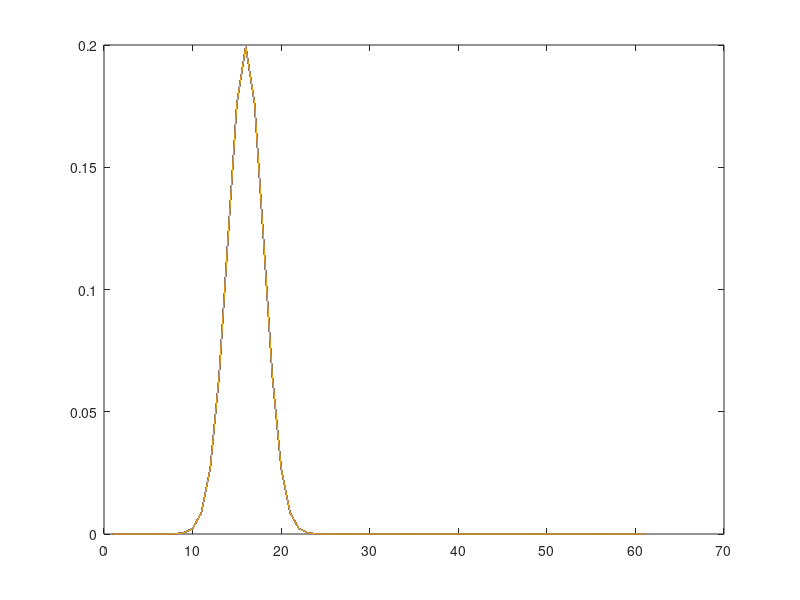

This figure's MATLAB source:
clear all; close all;format long
Mtotal=29244.18598791975d0;
a=4d0;
e0=03.674930360070d-1;
k0= sqrt(2.d0*Mtotal*e0);
const = ( (2.d0*a^2.d0)/pi )^(1.d0/4.d0);
im=sqrt(-1.d0);
time=100.d0;
step=4d-3;% time step
for j=0:time
    tt=j+1d0;
    j=j*step
    teta=( atan( (2.0d0*j)/(a.^2.0d0*Mtotal) ) ) /2.0d0;
    phi=-teta-(k0^2.0d0/(2.0d0*Mtotal))*j;
    term1 = exp(im*phi)/(a^4.0d0+(4.0d0*j/Mtotal^2.0d0))^(1.0d0/4.0d0);
    for i=1:61
        term2 = exp(im*k0*(i-16.0d0));
        term3= exp( - ((i-16.0d0) - (k0*j/Mtotal))^2.0d0 / (a^2.0d0 + (2.0d0*im*j/Mtotal)) );
        vec1(i) = const * term1 * term2 *term3;
        matrix(i,tt) = vec1(i);
        %matrix2(i,tt)= sqrt(2/(pi*a^2))  *  1 / (sqrt(1+(4*j^2/(Mtotal^2*a^4))))  *  exp(-2*a^2 * ((i-16)-k0*j/Mtotal)^2/(a^4+(4*j^2/Mtotal^2)));
        %matrix2(i,tt) = real(matrix2(i,tt))^2 + imag(matrix2(i,tt))^2;
        const2 = -k0^2.d0 - (2/a^2.d0) - (4*im*k0*(i-16.d0)/a^2.d0) + (4*(i-16)^2.d0/a^4.d0);
        deriv(i) = -1.d0/(2.d0*Mtotal) * const2 * exp(im*k0*(i-16) - ((i-16)^2.d0/a^4.d0));
        %kine(tt)=0.0d0;
        %kine(tt)=kine(tt) + conj(matrix(i,tt))'* deriv(i);
    end
    figure(1),plot((real(matrix(:,tt)).^2 +imag(matrix(:,tt)).^2)),hold on
    %figure(2),plot(matrix2(:,tt)),hold on,pause
    norm(matrix(:,tt))
    matrix
    %kine(tt)= conj(matrix(:,tt))'* deriv(:);
    %kine(tt)
    pause
end

